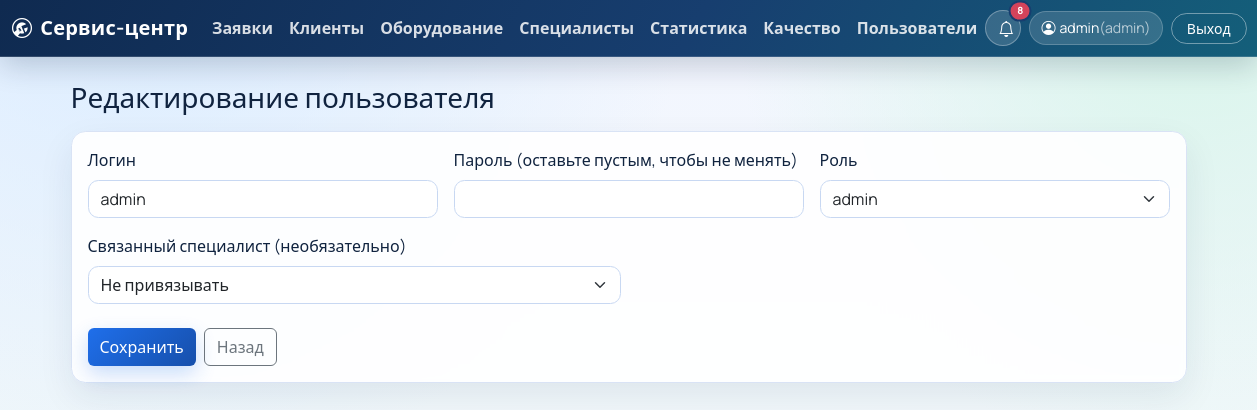
Screenshot of /users/1/edit (signed in) with the database file from the repository.
### app/models.py (models this page shows, shortened)
class User(UserMixin, db.Model):
    __tablename__ = "users"
    user_id = db.Column(db.Integer, primary_key=True)
    login = db.Column(db.String(60), unique=True, nullable=False)
    password_hash = db.Column(db.String(255), nullable=False)
    role_id = db.Column(db.Integer, db.ForeignKey("roles.role_id"), nullable=False)
    master_id = db.Column(db.Integer, db.ForeignKey("masters.master_id"), nullable=True)
    role = db.relationship("Role", back_populates="users")
    master = db.relationship("Master", back_populates="user")
    comments = db.relationship("RequestComment", back_populates="user", lazy="dynamic")
    notifications = db.relationship("StatusNotification", back_populates="user", lazy="dynamic")
    @property
    def role_name(self) -> str:
        if self.role is None:
            return ""
        return self.role.role_name

class Role(db.Model):
    __tablename__ = "roles"
    role_id = db.Column(db.Integer, primary_key=True)
    role_name = db.Column(db.String(50), unique=True, nullable=False)
    users = db.relationship("User", back_populates="role", lazy="dynamic")

### app/routes.py (the view, shortened to what this page needs)
    @app.route("/users/<int:user_id>/edit", methods=["GET", "POST"])
    @login_required
    @role_required("admin")
    def users_edit(user_id: int):
        user_obj = User.query.get_or_404(user_id)
        roles = Role.query.order_by(Role.role_name).all()
        masters = Master.query.order_by(Master.full_name).all()
        return render_template("users_form.html", user=user_obj, roles=roles, masters=masters)

### app/__init__.py (called while the page is built)
@login_manager.user_loader
def load_user(user_id: str):
    return db.session.get(User, int(user_id))

### app/routes.py (called while the page is built, shortened)
def _visible_notifications_query(user: User):
    notifications_query = StatusNotification.query.order_by(StatusNotification.created_at.desc())
    if user.role_name != "master":
        return notifications_query

### app/templates/users_form.html (shortened to what this page needs)
{% extends 'base.html' %}
{% block content %}
<h1 class="h3 mb-3">{% if user %}Редактирование пользователя{% else %}Новый пользователь{% endif %}</h1>
<form method="post" class="card card-body">
  <div class="row g-3">
    <div class="col-md-4">
      <label class="form-label">Логин</label>
      <input class="form-control" name="login" required value="{{ user.login if user else '' }}">
    </div>
    <div class="col-md-4">
      <label class="form-label">Пароль {% if user %}(оставьте пустым, чтобы не менять){% endif %}</label>
      <input class="form-control" type="password" name="password" {% if not user %}required{% endif %}>
    </div>
    <div class="col-md-4">
      <label class="form-label">Роль</label>
      <select class="form-select" name="role_id" required>
        {% for role in roles %}
        <option value="{{ role.role_id }}" {% if user and user.role_id == role.role_id %}selected{% endif %}>{{ role.role_name }}</option>
        {% endfor %}
      </select>
    </div>
    <div class="col-md-6">
      <label class="form-label">Связанный специалист (необязательно)</label>
      <select class="form-select" name="master_id">
        <option value="">Не привязывать</option>
      </select>
    </div>
  </div>
  <div class="mt-4 d-flex gap-2">
    <button class="btn btn-primary" type="submit">Сохранить</button>
    <a class="btn btn-outline-secondary" href="{{ url_for('users_list') }}">Назад</a>
  </div>
</form>
{% endblock %}

### app/templates/base.html (shortened to what this page needs)
<!doctype html>
<html lang="ru">
<head>
  <link href="https://cdn.jsdelivr.net/npm/bootstrap@5.3.5/dist/css/bootstrap.min.css" rel="stylesheet">
  <link href="https://cdn.jsdelivr.net/npm/bootstrap-icons@1.11.3/font/bootstrap-icons.min.css" rel="stylesheet">
  <link href="{{ url_for('static', filename='css/style.css') }}" rel="stylesheet">
</head>
<body>
  {% if current_user.is_authenticated %}
  <nav class="navbar navbar-expand-lg navbar-dark app-navbar mb-4">
    <div class="container-fluid">
      <a class="navbar-brand app-brand" href="{{ url_for('dashboard') }}">
        <i class="bi bi-wrench-adjustable-circle me-2"></i>Сервис-центр
      </a>
      <div class="collapse navbar-collapse" id="navMenu">
        <ul class="navbar-nav me-auto mb-2 mb-lg-0">
          <li class="nav-item"><a class="nav-link" href="{{ url_for('requests_list') }}">Заявки</a></li>
          {% if current_user.role_name in ['admin', 'operator', 'manager'] %}
          <li class="nav-item"><a class="nav-link" href="{{ url_for('clients_list') }}">Клиенты</a></li>
          <li class="nav-item"><a class="nav-link" href="{{ url_for('equipment_list') }}">Оборудование</a></li>
          <li class="nav-item"><a class="nav-link" href="{{ url_for('masters_list') }}">Специалисты</a></li>
          {% endif %}
          {% if current_user.role_name in ['admin', 'operator', 'manager'] %}
          <li class="nav-item"><a class="nav-link" href="{{ url_for('stats_page') }}">Статистика</a></li>
          {% endif %}
          <li class="nav-item"><a class="nav-link" href="{{ url_for('quality_page') }}">Качество</a></li>
          {% if current_user.role_name == 'admin' %}
          <li class="nav-item"><a class="nav-link" href="{{ url_for('users_list') }}">Пользователи</a></li>
          {% endif %}
        </ul>
        <div class="d-flex align-items-center gap-2 ms-auto">
          <div class="dropdown">
            <button class="btn app-icon-btn position-relative" type="button" data-bs-toggle="dropdown" aria-expanded="false" title="Уведомления">
              <i class="bi bi-bell"></i>
              {% if navbar_notification_count > 0 %}
              <span class="position-absolute top-0 start-100 translate-middle badge rounded-pill app-badge">
                {{ navbar_notification_count if navbar_notification_count < 100 else '99+' }}
              </span>
              {% endif %}
            </button>
          </div>
          <div class="app-profile-chip">
            <i class="bi bi-person-circle me-1"></i>
            {{ current_user.login }}
            <span class="text-muted">({{ current_user.role_name }})</span>
          </div>
          <a class="btn btn-sm app-logout-btn" href="{{ url_for('logout') }}">Выход</a>
        </div>
      </div>
    </div>
  </nav>
  {% endif %}
  <main class="container pb-5">
    {% block content %}{% endblock %}
  </main>
</body>
</html>

### app/static/css/style.css (style rules this page uses)
:root { --bg-1: #f3f6ff; --bg-2: #eef8f5; --surface: rgba(255, 255, 255, 0.9); --line: #d9e3f5; --text-main: #10233f; --text-soft: #5f6f87; --brand: #1f6feb; --brand-dark: #164fab; --accent: #1fbf75; --danger: #d4435b; --shadow: 0 14px 35px rgba(11, 33, 74, 0.08); }
body { font-family: "Manrope", "Segoe UI", sans-serif; color: var(--text-main); background: radial-gradient(circle at 10% -10%, #d9ecff 0%, transparent 40%), radial-gradient(circle at 95% 0%, #d8f5ea 0%, transparent 32%), linear-gradient(180deg, var(--bg-1) 0%, var(--bg-2) 100%); min-height: 100vh; }
.app-navbar { background: linear-gradient(120deg, #0f2a50 0%, #173e6f 55%, #145f7a 100%); border-bottom: 1px solid rgba(255, 255, 255, 0.15); box-shadow: 0 8px 30px rgba(6, 27, 56, 0.2); }
.app-brand { font-weight: 700; letter-spacing: 0.2px; color: #fff; }
.navbar .nav-link { color: rgba(255, 255, 255, 0.84); font-weight: 600; }
.app-icon-btn { width: 2.25rem; height: 2.25rem; border-radius: 999px; border: 1px solid rgba(255, 255, 255, 0.3); background: rgba(255, 255, 255, 0.15); color: #fff; }
.app-badge { background: var(--danger); border: 2px solid #173e6f; font-size: 0.62rem; }
.app-profile-chip { display: inline-flex; align-items: center; border-radius: 999px; padding: 0.36rem 0.7rem; color: #fff; background: rgba(255, 255, 255, 0.14); border: 1px solid rgba(255, 255, 255, 0.2); font-size: 0.88rem; }
.app-profile-chip .text-muted { color: rgba(255, 255, 255, 0.65) !important; }
.app-logout-btn { border-radius: 999px; border: 1px solid rgba(255, 255, 255, 0.4); color: #fff; background: transparent; padding-inline: 0.95rem; }
.card { border: 1px solid var(--line); border-radius: 0.9rem; background: var(--surface); box-shadow: var(--shadow); backdrop-filter: blur(3px); }
.btn-primary { background: linear-gradient(135deg, var(--brand) 0%, var(--brand-dark) 100%); border: 0; box-shadow: 0 8px 20px rgba(31, 111, 235, 0.24); }
.form-control, .form-select { border-color: #c8d8f2; border-radius: 0.65rem; }

### rows the page displays
User: login "admin", role_id "admin"
Role: role_name "admin"
